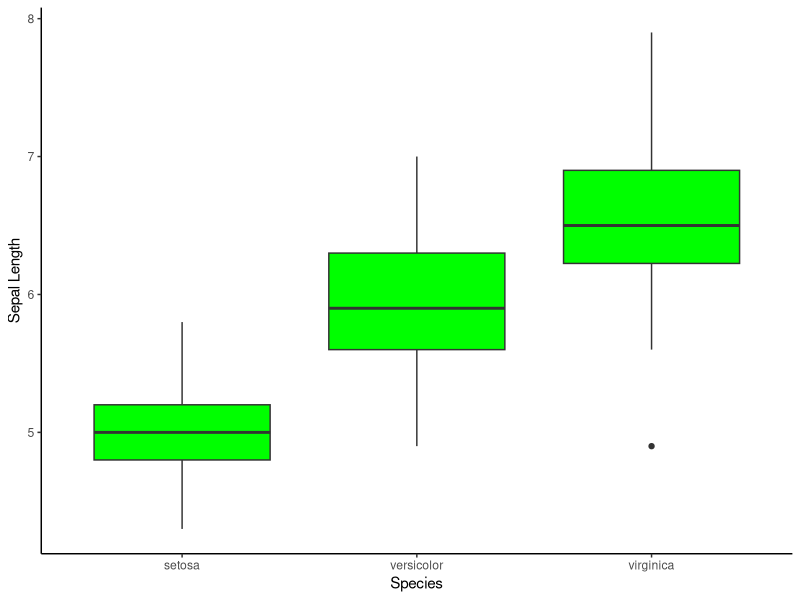

Generate this figure with R:
## ---- chunk 1
knitr::opts_chunk$set(echo = TRUE)
library(tidyverse)
## ---- chunk 2
ggplot(iris, aes(x = Species, y = Sepal.Length)) +
  geom_boxplot(fill = "green") +
  theme_classic() +
  labs( y = "Sepal Length") -> plot1

ggsave("practice_plot.png", plot1 )
